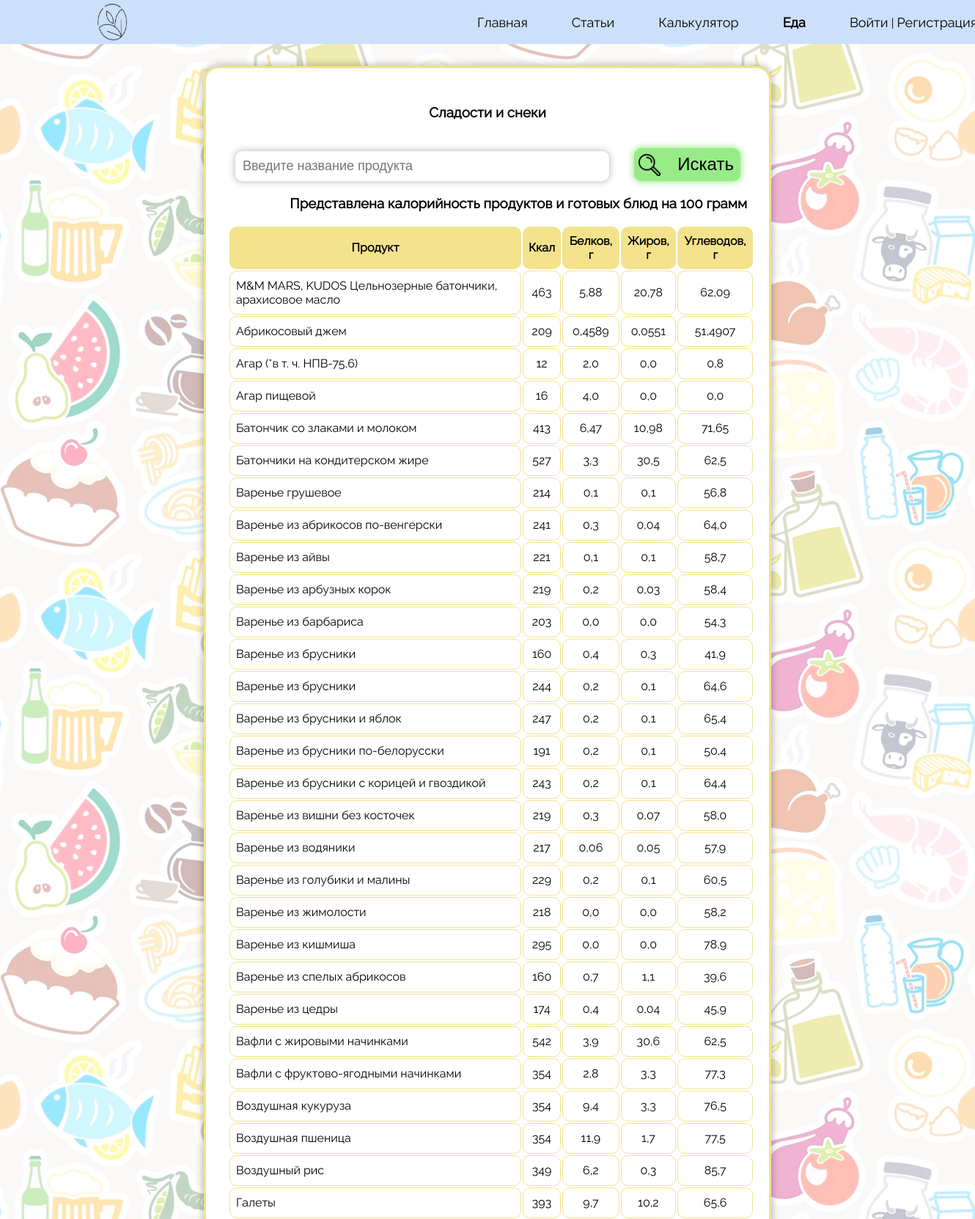
The app's page /product_selection/sweets (upper part) with its own data.
### food_diary/models.py (models this page shows, shortened)
class Food(models.Model):
    name_of_product = models.CharField(max_length=255)
    kkal = models.IntegerField(validators=[MaxValueValidator(2500)])
    proteins = models.FloatField(max_length=6)
    fats = models.FloatField(max_length=6)
    carbohydrates = models.FloatField(max_length=6)
    type_of_food = models.ForeignKey(Type_of_food, on_delete=models.PROTECT)
    class Meta:
        verbose_name = 'Еда'
        verbose_name_plural = 'Еда'
        ordering = ['name_of_product']

### food_diary/views.py (the view)
# urls.py: path('product_selection/sweets', views.Sweets, name='sweets'),
def Sweets(request):
    search_query = request.GET.get('search', '')
    error = "К сожалению, по Вашему запросу ничего не найдено..."
    if search_query:
        data = Food.objects.filter(name_of_product__iregex=search_query, type_of_food=5)
    else:
        data = Food.objects.filter(type_of_food=5)
    return render(request, 'food_diary/product_selection_sweets.html',
                  {'data': data, 'error': error, 'value': search_query})

### food_diary/templates/food_diary/product_selection_sweets.html (shortened to what this page needs)
{% load static %}
<!DOCTYPE html>
<html lang="en">
<head>
    <link href="{% static 'food_diary/css/style_category_products.css' %}" rel="stylesheet">
</head>
<body style="background-image:url('{% static 'food_diary/img/food_pattern.jpg' %}'); background-size: contain;">
<header>
        <div class = container>
            <div class="head">
                <a href="{% url 'home' %}"><img src="{% static 'registration/img/iconLogo.png' %}" alt="" class="logo"></a>
                <nav class="navigation">
                    <ul class="menu">
                        <li class="text">
                            <a href="{% url 'home' %}">Главная</a>
                        </li>
                        <li class="text">
                            <a href="{% url 'articles' %}">Статьи</a>
                        </li>
                        <li class="text">
                            <a href="{% url 'calculator' %}">Калькулятор</a>
                        </li>
                        <li class="text">
                            <a href="#" style="font-weight: bold">Еда</a>
                        </li>
                        {% if request.user.is_authenticated %}
                            <li class="text">
                                <a href="{% url 'personalArea' %}">{{ user.username }} | Личный кабинет</a>
                            </li>
                        {% else %}
                            <li class="text">
                                <a href="{% url 'login' %}">Войти</a> | <a href="{% url 'registration_field' %}">Регистрация</a>
                            </li>
                        {% endif %}
                    </ul>
                </nav>
            </div>
        </div>
</header>
<div id="wrapper">
<section>
    <div class="rectangle">
        <h3 align="center" class="typeOfProducts">Сладости и снеки</h3>
        <form action="{% url 'sweets' %}">
            <input class="searchProducts" placeholder="Введите название продукта" name="search" value="{{ value }}">
            <button class="search_button" type="submit">
                <img src="{% static 'food_diary/img/lupa.png'%}" class="lupa">Искать
            </button>
        </form>
        {% if data %}
        <h3 style="float: right; margin-right: 30px;">Представлена калорийность продуктов и готовых блюд на 100 грамм</h3>
        <table class="table_sort">
            <thead>
            <tr>
                <th class="product" style="background-color: #F3E38D; border: none;">Продукт</th>
                <th class="product" style="background-color: #F3E38D; border: none;">Ккал</th>
                <th class="product" style="background-color: #F3E38D; border: none;">Белков, г</th>
                <th class="product" style="background-color: #F3E38D; border: none;">Жиров, г</th>
                <th class="product" style="background-color: #F3E38D; border: none;">Углеводов, г</th>
            </tr>
            </thead>
            {% for i in data %}
                <tr>
                    <td class="product" style="border: 1px solid #F3E38D;">{{ i.name_of_product }}</td>
                    <td class="product" align="center" style="border: 1px solid #F3E38D;">{{ i.kkal }}</td>
                    <td class="product" align="center" style="border: 1px solid #F3E38D;">{{ i.proteins }}</td>
                    <td class="product" align="center" style="border: 1px solid #F3E38D;">{{ i.fats }}</td>
                    <td class="product" align="center" style="border: 1px solid #F3E38D;">{{ i.carbohydrates }}</td>
                </tr>
            {% endfor %}
        </table>
        {% else %}
        <h3 style="margin-left: 40px;">{{ error }}</h3>
        {% endif %}
    </div>
</section>
</div>
</body>
</html>

### food_diary/static/food_diary/css/style_category_products.css (style rules this page uses)
body { padding: 0; margin: 0; font-family: "Raleway"; }
header { background-color: #CCE0FB; width: 100%; height: 60px; left: -83px; }
.container { width: 80%; margin: 0 auto; }
.logo { margin-top: 5px; width: 40px; height: 50px; float: left; }
.navigation { float: right; }
.menu { padding: 0; margin: 0; display: block; }
.menu li a { color: black; text-decoration: none; font-size: 18px; }
.text { margin-top: 20px; float: left; display: block; margin-left: 60px; }
.head { width: 1200px; margin: 0 auto; }
#wrapper { width: 1200px; margin-left: auto; margin-right: auto; }
.rectangle { width: 768px; background-color: #FFFFFF; box-shadow: 0px 0px 10px 2px rgba(0, 0, 0, 0.25); border-radius: 20px; border: 3px solid #F3E38D; margin: 30px auto; }
.typeOfProducts { padding-top: 30px; padding-bottom: 20px; }
.searchProducts { box-shadow: 0px 0px 10px 1px rgba(0, 0, 0, 0.25); font-size: 18px; width: 500px; margin-left: 40px; border: none; padding: 10px 0px 10px 10px; border-radius: 10px; }
.lupa { width: 30px; height: 30px; margin-right: 20px; float: left; }
.product { text-decoration: none; background-color: #FFFFFF; padding: 10px 8px 10px 8px; margin-bottom: 20px; border: 2px solid #000000; border-radius: 10px; list-style-type: none; height: 20px; }
table, th, td { margin-left: 30px; margin-right: 20px; margin-top: 20px; }
th, td { padding: 5px; }
th { cursor: pointer; }
.search_button { text-decoration: none; background-color: #98EB88; border-radius: 10px; font-size: 24px; color: black; width: 145px; height: 45px; cursor: pointer; margin-left: 30px; border: 0; box-shadow: 0px 0px 10px 1px #98EB88; }

### records on screen
Food: name_of_product "M&M MARS, KUDOS Цельнозерные батончики, арахисовое масло", kkal "463", proteins "5,88", fats "20,78", carbohydrates "62,09"
Food: name_of_product "Абрикосовый джем", kkal "209", proteins "0,4589", fats "0,0551", carbohydrates "51,4907"
Food: name_of_product "Агар (*в т. ч. НПВ-75,6)", kkal "12", proteins "2,0", fats "0,0", carbohydrates "0,8"
Food: name_of_product "Агар пищевой", kkal "16", proteins "4,0", fats "0,0", carbohydrates "0,0"
Food: name_of_product "Батончик со злаками и молоком", kkal "413", proteins "6,47", fats "10,98", carbohydrates "71,65"
Food: name_of_product "Батончики на кондитерском жире", kkal "527", proteins "3,3", fats "30,5", carbohydrates "62,5"
Food: name_of_product "Варенье грушевое", kkal "214", proteins "0,1", fats "0,1", carbohydrates "56,8"
Food: name_of_product "Варенье из абрикосов по-венгерски", kkal "241", proteins "0,3", fats "0,04", carbohydrates "64,0"
Food: name_of_product "Варенье из айвы", kkal "221", proteins "0,1", fats "0,1", carbohydrates "58,7"
Food: name_of_product "Варенье из арбузных корок", kkal "219", proteins "0,2", fats "0,03", carbohydrates "58,4"
Food: name_of_product "Варенье из барбариса", kkal "203", proteins "0,0", fats "0,0", carbohydrates "54,3"
Food: name_of_product "Варенье из брусники", kkal "160", proteins "0,4", fats "0,3", carbohydrates "41,9"
Food: name_of_product "Варенье из брусники", kkal "244", proteins "0,2", fats "0,1", carbohydrates "64,6"
Food: name_of_product "Варенье из брусники и яблок", kkal "247", proteins "0,2", fats "0,1", carbohydrates "65,4"
Food: name_of_product "Варенье из брусники по-белорусски", kkal "191", proteins "0,2", fats "0,1", carbohydrates "50,4"
Food: name_of_product "Варенье из брусники с корицей и гвоздикой", kkal "243", proteins "0,2", fats "0,1", carbohydrates "64,4"
Food: name_of_product "Варенье из вишни без косточек", kkal "219", proteins "0,3", fats "0,07", carbohydrates "58,0"
Food: name_of_product "Варенье из водяники", kkal "217", proteins "0,06", fats "0,05", carbohydrates "57,9"
Food: name_of_product "Варенье из голубики и малины", kkal "229", proteins "0,2", fats "0,1", carbohydrates "60,5"
Food: name_of_product "Варенье из жимолости", kkal "218", proteins "0,0", fats "0,0", carbohydrates "58,2"
Food: name_of_product "Варенье из кишмиша", kkal "295", proteins "0,0", fats "0,0", carbohydrates "78,9"
Food: name_of_product "Варенье из спелых абрикосов", kkal "160", proteins "0,7", fats "1,1", carbohydrates "39,6"
Food: name_of_product "Варенье из цедры", kkal "174", proteins "0,4", fats "0,04", carbohydrates "45,9"
Food: name_of_product "Вафли с жировыми начинками", kkal "542", proteins "3,9", fats "30,6", carbohydrates "62,5"
Food: name_of_product "Вафли с фруктово-ягодными начинками", kkal "354", proteins "2,8", fats "3,3", carbohydrates "77,3"
Food: name_of_product "Воздушная кукуруза", kkal "354", proteins "9,4", fats "3,3", carbohydrates "76,5"
Food: name_of_product "Воздушная пшеница", kkal "354", proteins "11,9", fats "1,7", carbohydrates "77,5"
Food: name_of_product "Воздушный рис", kkal "349", proteins "6,2", fats "0,3", carbohydrates "85,7"
Food: name_of_product "Галеты", kkal "393", proteins "9,7", fats "10,2", carbohydrates "65,6"
